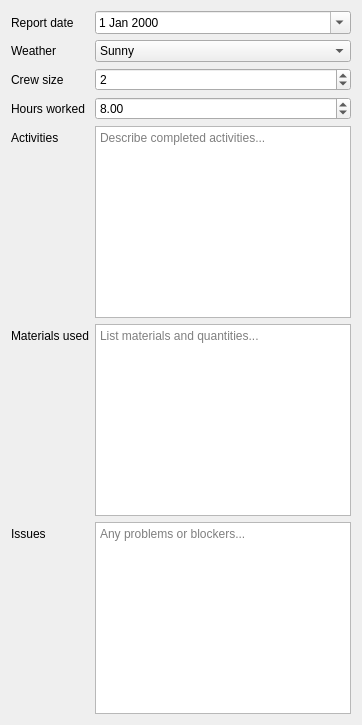
<?xml version="1.0" encoding="UTF-8"?>
<ui version="4.0">
 <class>SMRReportForm</class>
 <widget class="QWidget" name="SMRReportForm">
  <layout class="QFormLayout" name="formLayout">
   <item row="0" column="0"><widget class="QLabel"><property name="text"><string>Report date</string></property></widget></item>
   <item row="0" column="1"><widget class="QDateEdit" name="report_date"><property name="calendarPopup"><bool>true</bool></property></widget></item>
   <item row="1" column="0"><widget class="QLabel"><property name="text"><string>Weather</string></property></widget></item>
   <item row="1" column="1">
    <widget class="QComboBox" name="weather">
     <item><property name="text"><string>Sunny</string></property></item>
     <item><property name="text"><string>Cloudy</string></property></item>
     <item><property name="text"><string>Rain</string></property></item>
     <item><property name="text"><string>Snow</string></property></item>
     <item><property name="text"><string>Wind</string></property></item>
    </widget>
   </item>
   <item row="2" column="0"><widget class="QLabel"><property name="text"><string>Crew size</string></property></widget></item>
   <item row="2" column="1"><widget class="QSpinBox" name="crew_size"><property name="minimum"><number>1</number></property><property name="maximum"><number>50</number></property><property name="value"><number>2</number></property></widget></item>
   <item row="3" column="0"><widget class="QLabel"><property name="text"><string>Hours worked</string></property></widget></item>
   <item row="3" column="1"><widget class="QDoubleSpinBox" name="hours_worked"><property name="maximum"><double>24.0</double></property><property name="singleStep"><double>0.5</double></property><property name="value"><double>8.0</double></property></widget></item>
   <item row="4" column="0"><widget class="QLabel"><property name="text"><string>Activities</string></property></widget></item>
   <item row="4" column="1"><widget class="QPlainTextEdit" name="activities"><property name="placeholderText"><string>Describe completed activities...</string></property></widget></item>
   <item row="5" column="0"><widget class="QLabel"><property name="text"><string>Materials used</string></property></widget></item>
   <item row="5" column="1"><widget class="QPlainTextEdit" name="materials_used"><property name="placeholderText"><string>List materials and quantities...</string></property></widget></item>
   <item row="6" column="0"><widget class="QLabel"><property name="text"><string>Issues</string></property></widget></item>
   <item row="6" column="1"><widget class="QPlainTextEdit" name="issues"><property name="placeholderText"><string>Any problems or blockers...</string></property></widget></item>
  </layout>
 </widget>
</ui>
